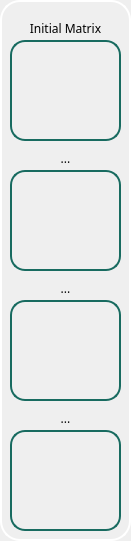
      <widget class="QFrame" name="frame_3">
       <property name="geometry">
        <rect>
         <x>550</x>
         <y>150</y>
         <width>131</width>
         <height>541</height>
        </rect>
       </property>
       <property name="styleSheet">
        <string notr="true">border: 2px solid white;
border-radius: 20px;</string>
       </property>
       <property name="frameShape">
        <enum>QFrame::StyledPanel</enum>
       </property>
       <property name="frameShadow">
        <enum>QFrame::Raised</enum>
       </property>
       <widget class="QLabel" name="matrix02">
        <property name="geometry">
         <rect>
          <x>10</x>
          <y>40</y>
          <width>111</width>
          <height>101</height>
         </rect>
        </property>
        <property name="styleSheet">
         <string notr="true">border: 2px solid #186b60;
border-radius: 15px;</string>
        </property>
        <property name="text">
         <string/>
        </property>
       </widget>
       <widget class="QLabel" name="matrix12">
        <property name="geometry">
         <rect>
          <x>10</x>
          <y>170</y>
          <width>111</width>
          <height>101</height>
         </rect>
        </property>
        <property name="styleSheet">
         <string notr="true">border: 2px solid #186b60;
border-radius: 15px;</string>
        </property>
        <property name="text">
         <string/>
        </property>
       </widget>
       <widget class="QLabel" name="matrix22">
        <property name="geometry">
         <rect>
          <x>10</x>
          <y>300</y>
          <width>111</width>
          <height>101</height>
         </rect>
        </property>
        <property name="styleSheet">
         <string notr="true">border: 2px solid #186b60;
border-radius: 15px;</string>
        </property>
        <property name="text">
         <string/>
        </property>
       </widget>
       <widget class="QLabel" name="matrix32">
        <property name="geometry">
         <rect>
          <x>10</x>
          <y>430</y>
          <width>111</width>
          <height>101</height>
         </rect>
        </property>
        <property name="styleSheet">
         <string notr="true">border: 2px solid #186b60;
border-radius: 15px;</string>
        </property>
        <property name="text">
         <string/>
        </property>
       </widget>
       <widget class="QLabel" name="matrix_title_4">
        <property name="geometry">
         <rect>
          <x>10</x>
          <y>20</y>
          <width>111</width>
          <height>16</height>
         </rect>
        </property>
        <property name="maximumSize">
         <size>
          <width>16777215</width>
          <height>16</height>
         </size>
        </property>
        <property name="font">
         <font>
          <family>Space Grotesk Medium</family>
          <pointsize>9</pointsize>
          <italic>false</italic>
          <bold>false</bold>
         </font>
        </property>
        <property name="styleSheet">
         <string notr="true">border: none;
font: 500 9pt &quot;Space Grotesk Medium&quot;;</string>
        </property>
        <property name="text">
         <string>Initial Matrix</string>
        </property>
        <property name="alignment">
         <set>Qt::AlignCenter</set>
        </property>
       </widget>
       <widget class="QLabel" name="placeholder_7">
        <property name="geometry">
         <rect>
          <x>10</x>
          <y>150</y>
          <width>111</width>
          <height>16</height>
         </rect>
        </property>
        <property name="maximumSize">
         <size>
          <width>16777215</width>
          <height>16</height>
         </size>
        </property>
        <property name="font">
         <font>
          <family>Space Grotesk Medium</family>
          <pointsize>9</pointsize>
          <italic>false</italic>
          <bold>false</bold>
         </font>
        </property>
        <property name="styleSheet">
         <string notr="true">border: none;
font: 500 9pt &quot;Space Grotesk Medium&quot;;</string>
        </property>
        <property name="text">
         <string>...</string>
        </property>
        <property name="alignment">
         <set>Qt::AlignCenter</set>
        </property>
       </widget>
       <widget class="QLabel" name="placeholder_8">
        <property name="geometry">
         <rect>
          <x>10</x>
          <y>280</y>
          <width>111</width>
          <height>16</height>
         </rect>
        </property>
        <property name="maximumSize">
         <size>
          <width>16777215</width>
          <height>16</height>
         </size>
        </property>
        <property name="font">
         <font>
          <family>Space Grotesk Medium</family>
          <pointsize>9</pointsize>
          <italic>false</italic>
          <bold>false</bold>
         </font>
        </property>
        <property name="styleSheet">
         <string notr="true">border: none;
font: 500 9pt &quot;Space Grotesk Medium&quot;;</string>
        </property>
        <property name="text">
         <string>...</string>
        </property>
        <property name="alignment">
         <set>Qt::AlignCenter</set>
        </property>
       </widget>
       <widget class="QLabel" name="placeholder_9">
        <property name="geometry">
         <rect>
          <x>10</x>
          <y>410</y>
          <width>111</width>
          <height>16</height>
         </rect>
        </property>
        <property name="maximumSize">
         <size>
          <width>16777215</width>
          <height>16</height>
         </size>
        </property>
        <property name="font">
         <font>
          <family>Space Grotesk Medium</family>
          <pointsize>9</pointsize>
          <italic>false</italic>
          <bold>false</bold>
         </font>
        </property>
        <property name="styleSheet">
         <string notr="true">border: none;
font: 500 9pt &quot;Space Grotesk Medium&quot;;</string>
        </property>
        <property name="text">
         <string>...</string>
        </property>
        <property name="alignment">
         <set>Qt::AlignCenter</set>
        </property>
       </widget>
      </widget>
